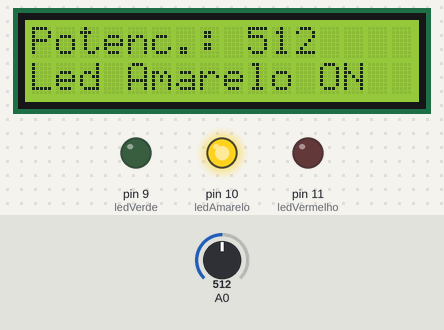
A sketch run on a simulated Arduino Uno, built with avr-gcc and run on an emulated ATmega328P. On the bench: 16×2 character LCD, output pins drawn as LEDs (lit = HIGH). Inputs (shaded band) come from the test bench; at power-on: A0 = 512.

Above: at 1.2 s.
1.3 s: A0 set to 340
At 2.6 s:
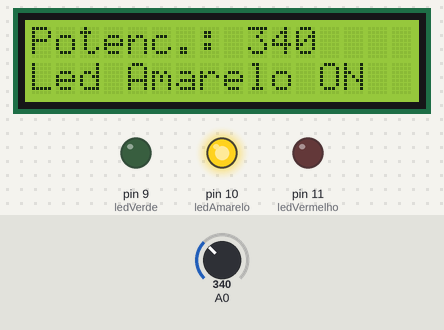
2.9 s: A0 set to 319
At 4.2 s:
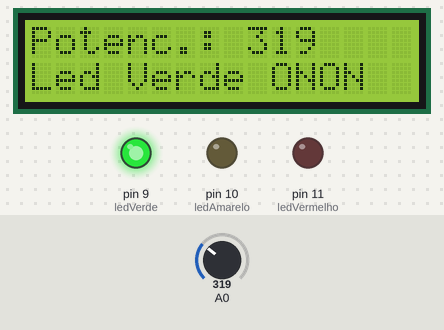
4.5 s: A0 set to 787
At 5.7 s:
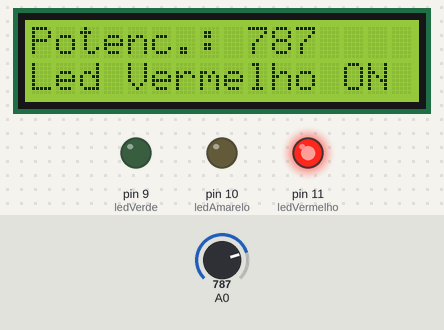
6.0 s: A0 set to 763
At 7.3 s:
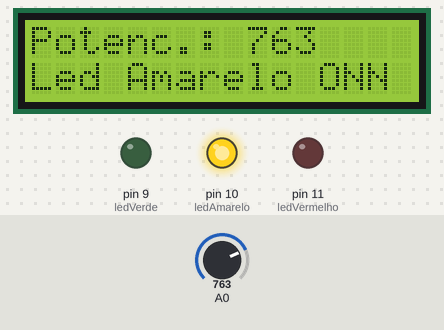
7.6 s: A0 set to 324
At 8.1 s:
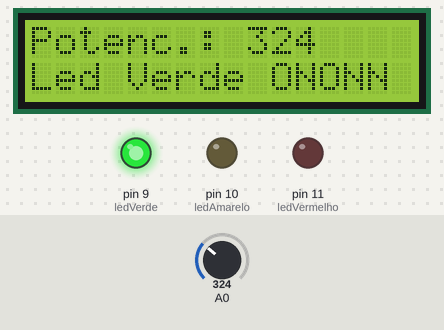
Timing chart, 0 to 10.2 s (numbered marks = the images above; inputs shaded):
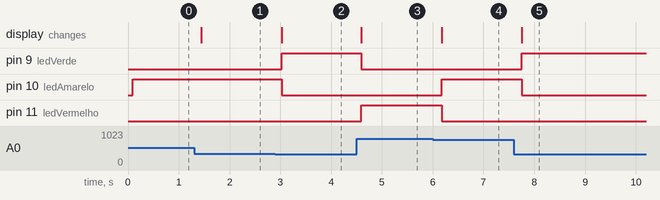

The sketch:

sketch_nov07a.ino
```cpp
#include <Wire.h>
#include <LiquidCrystal_I2C.h>

// Inicializa o LCD no endereço 0x27 com 16 colunas e 2 linhas
LiquidCrystal_I2C lcd(0x27, 16, 2);

// Pinos para os LEDs
const int ledVerde = 9;
const int ledAmarelo = 10;
const int ledVermelho = 11;

void setup() {
  // Inicializa o LCD
  lcd.init();
  lcd.setBacklight(HIGH);  // Liga a retroiluminação do LCD

  // Inicializa os pinos dos LEDs como saída
  pinMode(ledVerde, OUTPUT);
  pinMode(ledAmarelo, OUTPUT);
  pinMode(ledVermelho, OUTPUT);

  // Desliga os LEDs inicialmente
  digitalWrite(ledVerde, LOW);
  digitalWrite(ledAmarelo, LOW);
  digitalWrite(ledVermelho, LOW);
}

void loop() {
  // Lê o valor do potenciômetro (0 a 1023)
  int valorPot = analogRead(A0);

  // Exibe o valor no LCD
  lcd.setCursor(0, 0);  // Primeira linha do LCD
  lcd.print("Potenc.: " + String(valorPot));

  // Tabela de controle dos LEDs com base no valor do potenciômetro
  if (valorPot >= 0 && valorPot <= 333) {
    // Potenciômetro na faixa 0-333
    lcd.setCursor(0, 1); // Segunda linha do LCD
    lcd.print("Led Verde ON");

    // Acende o LED verde e apaga os outros
    digitalWrite(ledVerde, HIGH);
    digitalWrite(ledAmarelo, LOW);
    digitalWrite(ledVermelho, LOW);
  }
  else if (valorPot >= 334 && valorPot <= 777) {
    // Potenciômetro na faixa 334-777
    lcd.setCursor(0, 1); // Segunda linha do LCD
    lcd.print("Led Amarelo ON");

    // Acende o LED amarelo e apaga os outros
    digitalWrite(ledVerde, LOW);
    digitalWrite(ledAmarelo, HIGH);
    digitalWrite(ledVermelho, LOW);
  }
  else if (valorPot >= 778 && valorPot <= 1023) {
    // Potenciômetro na faixa 778-1023
    lcd.setCursor(0, 1); // Segunda linha do LCD
    lcd.print("Led Vermelho ON");

    // Acende o LED vermelho e apaga os outros
    digitalWrite(ledVerde, LOW);
    digitalWrite(ledAmarelo, LOW);
    digitalWrite(ledVermelho, HIGH);
  }

  delay(200); // Aguarda 200ms para evitar mudanças rápidas na tela
}
```

Measured:
- the behaviour switches between 334 and 333 on A0 (found by bisection; images 1 and 2)
- the behaviour switches between 778 and 777 on A0 (found by bisection; images 3 and 4)
- after the input at 1.3 s, the display: changes after 0.14 s (image 1)
- after the input at 2.9 s, pin 9 (ledVerde): LOW → HIGH after 0.12 s; pin 10 (ledAmarelo): HIGH → LOW after 0.12 s; the display: changes after 0.12 s (image 2)
- after the input at 4.5 s, pin 9 (ledVerde): HIGH → LOW after 0.09 s; pin 11 (ledVermelho): LOW → HIGH after 0.09 s; the display: changes after 0.09 s (image 3)
- after the input at 6.0 s, pin 10 (ledAmarelo): LOW → HIGH after 0.18 s; pin 11 (ledVermelho): HIGH → LOW after 0.18 s; the display: changes after 0.18 s (image 4)
- after the input at 7.6 s, pin 9 (ledVerde): LOW → HIGH after 0.16 s; pin 10 (ledAmarelo): HIGH → LOW after 0.16 s; the display: changes after 0.16 s (image 5)
